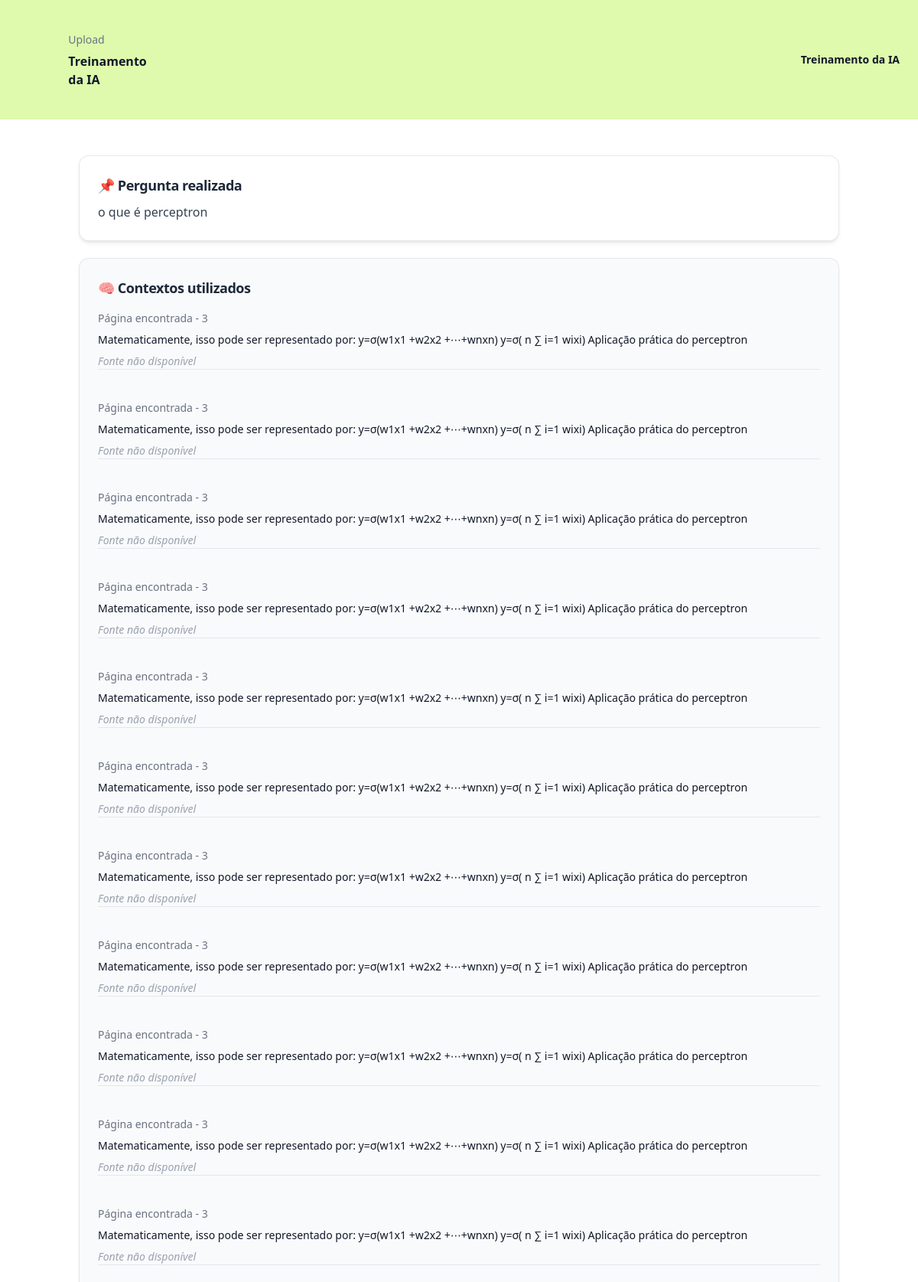
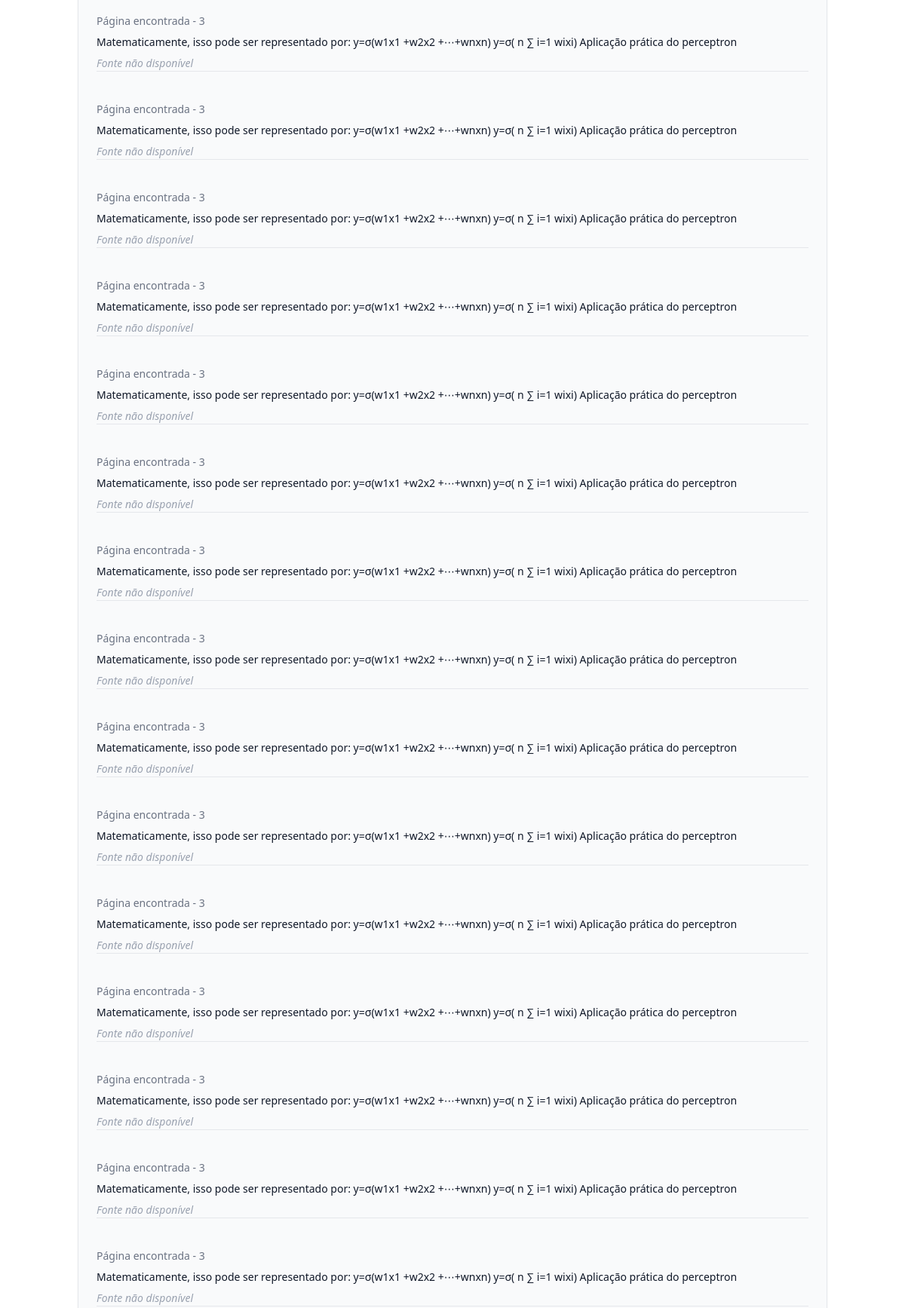
The app's page /oraculo/ver_fontes/1 (upper part) with its own data (2 pictures, top to bottom).
### oraculo/models.py (models this page shows, shortened)
class Pergunta(models.Model):
    data_treinamento = models.ManyToManyField(DataTreinamento)
    pergunta = models.TextField()

class DataTreinamento(models.Model):
    metadata = models.JSONField(null=True, blank=True)
    texto = models.TextField()

### oraculo/views.py (the view)
# urls.py: path("ver_fontes/<int:id>", views.ver_fontes, name="ver_fontes"),
def ver_fontes(request, id):
    pergunta = Pergunta.objects.get(id=id)
    for i in pergunta.data_treinamento.all():
        print(i.metadata)
        print(i.texto)
        print("---")
    print(pergunta.pergunta)
    return render(request, "ver_fontes.html", {"pergunta": pergunta})

### oraculo/templates/ver_fontes.html (shortened to what this page needs)
{% extends "base.html" %}
{% load static %}
{% load permission_tags %}
{% block 'conteudo' %}
    <main>
        <header class="relative isolate bg-lime-200/80">
            <div class="mx-auto max-w-7xl py-10 sm:px-6">
                <div class="mx-auto flex max-w-2xl items-center justify-between gap-x-8 lg:mx-0 lg:max-w-none">
                    <div class="flex items-center gap-x-6">
                        <h1>
                            <div class="text-sm/6 text-gray-500">Upload</div>
                            <div class="mt-1 text-base font-semibold text-gray-900">Treinamento da IA</div>
                        </h1>
                    </div>
                    <div class="flex items-center gap-x-4 sm:gap-x-6">
                        <a href="{% url 'treinar_ia' %}"
                           type="button"
                           class="hidden text-sm/6 font-semibold text-gray-900 sm:block">Treinamento da IA</a>
                    </div>
                </div>
            </div>
        </header>
        <div class="px-4 md:px-0 mt-6">
           <div class="max-w-5xl mx-auto px-4 py-6 space-y-6">
                <div class="bg-white rounded-xl shadow-md ring-1 ring-gray-200 p-6">
                    <h2 class="text-lg font-semibold text-gray-800 mb-2 tracking-tight">📌 Pergunta realizada</h2>
                    <p class="text-gray-700 text-base leading-relaxed">
                        {{ pergunta.pergunta }}
                    </p>
                </div>
                <div class="bg-gray-50 rounded-xl shadow-sm ring-1 ring-gray-200 p-6">
                    <h2 class="text-lg font-semibold text-gray-800 mb-4 tracking-tight">🧠 Contextos utilizados</h2>
                    <div class="divide-y divide-gray-200 space-y-6">
                        {% for contexto in pergunta.data_treinamento.all %}
                            <div class="pt-4 first:pt-0">
                                {% if contexto.metadata.source %}
                                    <div class="mb-2 text-sm text-gray-500 font-medium flex items-center gap-2">
                                        Página encontrada - {{ contexto.metadata.page }}
                                    </div>
                                {% endif %}
                                <div class="text-gray-900 text-sm">
                                    {{ contexto.texto }}
                                </div>
                                {% if contexto.metadata.arquivo %}
                                    <div class="mt-3">
                                        <a href="{{ contexto.metadata.arquivo }}" target="_blank"
                                        class="inline-flex items-center gap-2 text-sm font-medium text-blue-600 hover:text-blue-800 transition">
                                            Acessar arquivo
                                        </a>
                                    </div>
                                {% else %}
                                    <p class="mt-2 text-sm text-gray-400 italic">Fonte não disponível</p>
                                {% endif %}
                            </div>
                        {% empty %}
                            <p class="text-gray-500 text-sm">Nenhum contexto relacionado a esta pergunta.</p>
                        {% endfor %}
                    </div>
                </div>
            </div>
        </div>
    </main>
{% endblock 'conteudo' %}

### templates/base.html (shortened to what this page needs)
<!DOCTYPE html>
<html>
    <head>
        <script src="https://cdn.jsdelivr.net/npm/@tailwindcss/browser@4"></script>
    </head>
    <body>
        {% block 'conteudo' %}
        {% endblock 'conteudo' %}
    </body>
</html>

### records on screen
Pergunta: pergunta "o que é perceptron"
DataTreinamento: metadata.page "3", texto "Matematicamente, isso pode ser representado por: y=σ(w1x1 +w2x2 +⋯+wnxn) y=σ( n ∑ i=1 wixi) Aplicação prática do perceptron", shows "Fonte não disponível"
DataTreinamento: metadata.page "3", texto "Matematicamente, isso pode ser representado por: y=σ(w1x1 +w2x2 +⋯+wnxn) y=σ( n ∑ i=1 wixi) Aplicação prática do perceptron", shows "Fonte não disponível"
DataTreinamento: metadata.page "3", texto "Matematicamente, isso pode ser representado por: y=σ(w1x1 +w2x2 +⋯+wnxn) y=σ( n ∑ i=1 wixi) Aplicação prática do perceptron", shows "Fonte não disponível"
DataTreinamento: metadata.page "3", texto "Matematicamente, isso pode ser representado por: y=σ(w1x1 +w2x2 +⋯+wnxn) y=σ( n ∑ i=1 wixi) Aplicação prática do perceptron", shows "Fonte não disponível"
DataTreinamento: metadata.page "3", texto "Matematicamente, isso pode ser representado por: y=σ(w1x1 +w2x2 +⋯+wnxn) y=σ( n ∑ i=1 wixi) Aplicação prática do perceptron", shows "Fonte não disponível"
DataTreinamento: metadata.page "3", texto "Matematicamente, isso pode ser representado por: y=σ(w1x1 +w2x2 +⋯+wnxn) y=σ( n ∑ i=1 wixi) Aplicação prática do perceptron", shows "Fonte não disponível"
DataTreinamento: metadata.page "3", texto "Matematicamente, isso pode ser representado por: y=σ(w1x1 +w2x2 +⋯+wnxn) y=σ( n ∑ i=1 wixi) Aplicação prática do perceptron", shows "Fonte não disponível"
DataTreinamento: metadata.page "3", texto "Matematicamente, isso pode ser representado por: y=σ(w1x1 +w2x2 +⋯+wnxn) y=σ( n ∑ i=1 wixi) Aplicação prática do perceptron", shows "Fonte não disponível"
DataTreinamento: metadata.page "3", texto "Matematicamente, isso pode ser representado por: y=σ(w1x1 +w2x2 +⋯+wnxn) y=σ( n ∑ i=1 wixi) Aplicação prática do perceptron", shows "Fonte não disponível"
DataTreinamento: metadata.page "3", texto "Matematicamente, isso pode ser representado por: y=σ(w1x1 +w2x2 +⋯+wnxn) y=σ( n ∑ i=1 wixi) Aplicação prática do perceptron", shows "Fonte não disponível"
DataTreinamento: metadata.page "3", texto "Matematicamente, isso pode ser representado por: y=σ(w1x1 +w2x2 +⋯+wnxn) y=σ( n ∑ i=1 wixi) Aplicação prática do perceptron", shows "Fonte não disponível"
DataTreinamento: metadata.page "3", texto "Matematicamente, isso pode ser representado por: y=σ(w1x1 +w2x2 +⋯+wnxn) y=σ( n ∑ i=1 wixi) Aplicação prática do perceptron", shows "Fonte não disponível"
DataTreinamento: metadata.page "3", texto "Matematicamente, isso pode ser representado por: y=σ(w1x1 +w2x2 +⋯+wnxn) y=σ( n ∑ i=1 wixi) Aplicação prática do perceptron", shows "Fonte não disponível"
DataTreinamento: metadata.page "3", texto "Matematicamente, isso pode ser representado por: y=σ(w1x1 +w2x2 +⋯+wnxn) y=σ( n ∑ i=1 wixi) Aplicação prática do perceptron", shows "Fonte não disponível"
DataTreinamento: metadata.page "3", texto "Matematicamente, isso pode ser representado por: y=σ(w1x1 +w2x2 +⋯+wnxn) y=σ( n ∑ i=1 wixi) Aplicação prática do perceptron", shows "Fonte não disponível"
DataTreinamento: metadata.page "3", texto "Matematicamente, isso pode ser representado por: y=σ(w1x1 +w2x2 +⋯+wnxn) y=σ( n ∑ i=1 wixi) Aplicação prática do perceptron", shows "Fonte não disponível"
DataTreinamento: metadata.page "3", texto "Matematicamente, isso pode ser representado por: y=σ(w1x1 +w2x2 +⋯+wnxn) y=σ( n ∑ i=1 wixi) Aplicação prática do perceptron", shows "Fonte não disponível"
DataTreinamento: metadata.page "3", texto "Matematicamente, isso pode ser representado por: y=σ(w1x1 +w2x2 +⋯+wnxn) y=σ( n ∑ i=1 wixi) Aplicação prática do perceptron", shows "Fonte não disponível"
DataTreinamento: metadata.page "3", texto "Matematicamente, isso pode ser representado por: y=σ(w1x1 +w2x2 +⋯+wnxn) y=σ( n ∑ i=1 wixi) Aplicação prática do perceptron", shows "Fonte não disponível"
DataTreinamento: metadata.page "3", texto "Matematicamente, isso pode ser representado por: y=σ(w1x1 +w2x2 +⋯+wnxn) y=σ( n ∑ i=1 wixi) Aplicação prática do perceptron", shows "Fonte não disponível"
DataTreinamento: metadata.page "3", texto "Matematicamente, isso pode ser representado por: y=σ(w1x1 +w2x2 +⋯+wnxn) y=σ( n ∑ i=1 wixi) Aplicação prática do perceptron", shows "Fonte não disponível"
DataTreinamento: metadata.page "3", texto "Matematicamente, isso pode ser representado por: y=σ(w1x1 +w2x2 +⋯+wnxn) y=σ( n ∑ i=1 wixi) Aplicação prática do perceptron", shows "Fonte não disponível"
DataTreinamento: metadata.page "3", texto "Matematicamente, isso pode ser representado por: y=σ(w1x1 +w2x2 +⋯+wnxn) y=σ( n ∑ i=1 wixi) Aplicação prática do perceptron", shows "Fonte não disponível"
DataTreinamento: metadata.page "3", texto "Matematicamente, isso pode ser representado por: y=σ(w1x1 +w2x2 +⋯+wnxn) y=σ( n ∑ i=1 wixi) Aplicação prática do perceptron", shows "Fonte não disponível"
DataTreinamento: metadata.page "3", texto "Matematicamente, isso pode ser representado por: y=σ(w1x1 +w2x2 +⋯+wnxn) y=σ( n ∑ i=1 wixi) Aplicação prática do perceptron", shows "Fonte não disponível"
DataTreinamento: metadata.page "3", texto "Matematicamente, isso pode ser representado por: y=σ(w1x1 +w2x2 +⋯+wnxn) y=σ( n ∑ i=1 wixi) Aplicação prática do perceptron", shows "Fonte não disponível"
